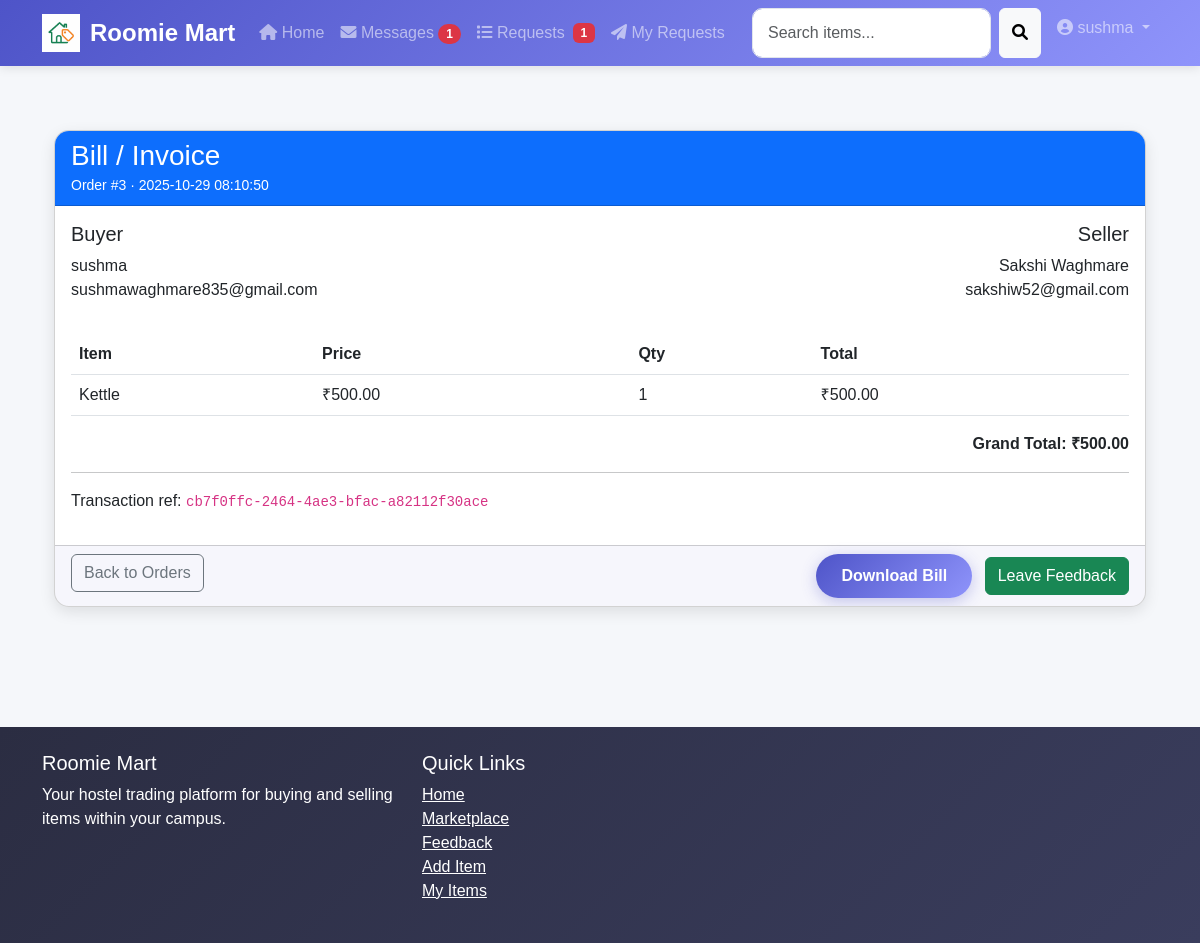
The app's page /orders/3 (signed in) with its own data.
### tables this page shows
CREATE TABLE users (
        id INTEGER PRIMARY KEY AUTOINCREMENT,
        name TEXT NOT NULL,
        email TEXT UNIQUE NOT NULL,
        password TEXT NOT NULL,
        phone TEXT,
        hostel TEXT,
        block TEXT,
        room TEXT,
        created_at TIMESTAMP DEFAULT CURRENT_TIMESTAMP
    );

CREATE TABLE orders (
        id INTEGER PRIMARY KEY AUTOINCREMENT,
        buyer_id INTEGER NOT NULL,
        seller_id INTEGER NOT NULL,
        item_id INTEGER NOT NULL,
        item_title TEXT,
        price REAL,
        quantity INTEGER DEFAULT 1,
        total REAL,
        transaction_ref TEXT,
        status TEXT DEFAULT 'completed',
        created_at TIMESTAMP DEFAULT CURRENT_TIMESTAMP,
        FOREIGN KEY (buyer_id) REFERENCES users (id),
        FOREIGN KEY (seller_id) REFERENCES users (id),
        FOREIGN KEY (item_id) REFERENCES items (id)
    );

### controllers/orders_controller.py (the view)
@orders_bp.route('/orders/<int:order_id>')
@login_required
def view_order(order_id):
    order = Order.get_order_by_id(order_id)
    if not order:
        flash('Order not found', 'error')
        return redirect(url_for('index'))
    uid = session.get('user_id')
    if uid != order['buyer_id'] and uid != order['seller_id']:
        flash('You do not have permission to view this bill', 'error')
        return redirect(url_for('index'))
    return render_template('order_bill.html', order=order)

### app.py (called while the page is built)
@app.context_processor
def inject_pending_request_count():
    user_id = session.get('user_id')
    pending_requests_count = 0
    if user_id:
        try:
            pending_requests_count = RequestModel.count_pending_requests_for_owner(user_id)
        except Exception:
            pending_requests_count = 0
    return dict(pending_requests_count=pending_requests_count)

@app.context_processor
def inject_current_user():
    if 'user_id' in session:
        user = SimpleNamespace(
            is_authenticated=True,
            id=session.get('user_id'),
            name=session.get('user_name'),
            email=session.get('user_email'),
            hostel=session.get('hostel'),
            block=session.get('block')
        )
    else:
        user = SimpleNamespace(is_authenticated=False)
    return {'current_user': user}

### database/db_connection.py (called while the page is built)
def get_db_connection():
    conn = None
    try:
        conn = sqlite3.connect(DATABASE_PATH)
        conn.row_factory = sqlite3.Row
        return conn
    except Error as e:
        print(e)
    return conn

### models/order_model.py (called while the page is built)
    @staticmethod
    def get_order_by_id(order_id):
        conn = get_db_connection()
        cur = conn.cursor()
        cur.execute('SELECT o.*, b.name as buyer_name, b.email as buyer_email, s.name as seller_name, s.email as seller_email FROM orders o JOIN users b ON o.buyer_id = b.id JOIN users s ON o.seller_id = s.id WHERE o.id = ?', (order_id,))
        row = cur.fetchone()
        conn.close()
        return row

### models/request_model.py (called while the page is built)
    @staticmethod
    def count_pending_requests_for_owner(owner_id):
        conn = get_db_connection()
        cur = conn.cursor()
        cur.execute('''
            SELECT COUNT(*) FROM requests
            WHERE owner_id = ? AND status = 'pending'
        ''', (owner_id,))
        count = cur.fetchone()[0]
        conn.close()
        return count

### utils/authentication.py (called while the page is built)
def login_required(f):
    @wraps(f)
    def decorated_function(*args, **kwargs):
        if 'user_id' not in session:
            flash('Please login to access this page', 'error')
            return redirect(url_for('auth_bp.login'))
        return f(*args, **kwargs)
    return decorated_function

### templates/order_bill.html (shortened to what this page needs)
{% extends 'base.html' %}
{% block content %}
<div class="container mt-4 mb-5">
    <div class="card">
        <div class="card-header bg-primary text-white">
            <h3 class="mb-0">Bill / Invoice</h3>
            <small>Order #{{ order.id }} &middot; {{ order.created_at }}</small>
        </div>
        <div class="card-body">
            <div class="row mb-3">
                <div class="col-md-6">
                    <h5>Buyer</h5>
                    <p>{{ order.buyer_name }}<br>{{ order.buyer_email }}</p>
                </div>
                <div class="col-md-6 text-end">
                    <h5>Seller</h5>
                    <p>{{ order.seller_name }}<br>{{ order.seller_email }}</p>
                </div>
            </div>
            <table class="table">
                <thead>
                    <tr>
                        <th>Item</th>
                        <th>Price</th>
                        <th>Qty</th>
                        <th>Total</th>
                    </tr>
                </thead>
                <tbody>
                    <tr>
                        <td>{{ order.item_title }}</td>
                        <td>₹{{ '%.2f'|format(order.price) }}</td>
                        <td>{{ order.quantity }}</td>
                        <td>₹{{ '%.2f'|format(order.total) }}</td>
                    </tr>
                </tbody>
            </table>
            <div class="text-end mt-3">
                <strong>Grand Total: ₹{{ '%.2f'|format(order.total) }}</strong>
            </div>
            <hr>
            <p>Transaction ref: <code>{{ order.transaction_ref }}</code></p>
        </div>
        <div class="card-footer d-flex justify-content-between">
            <div>
                <a href="{{ url_for('orders_bp.my_orders') }}" class="btn btn-outline-secondary">Back to Orders</a>
            </div>
            <div>
                {% if not download %}
                <a href="{{ url_for('orders_bp.download_order', order_id=order.id) }}" class="btn btn-primary">Download Bill</a>
                {% endif %}
                {% if current_user.is_authenticated and current_user.id == order.buyer_id and not download %}
                <a href="{{ url_for('feedback_bp.feedback_for_order', order_id=order.id) }}" class="btn btn-success ms-2">Leave Feedback</a>
                {% endif %}
            </div>
        </div>
    </div>
</div>
{% endblock %}

### templates/base.html (shortened to what this page needs)
<!DOCTYPE html>
<html lang="en">
<head>
    <link href="https://cdn.jsdelivr.net/npm/bootstrap@5.3.0-alpha1/dist/css/bootstrap.min.css" rel="stylesheet">
    <link rel="stylesheet" href="https://cdnjs.cloudflare.com/ajax/libs/font-awesome/6.0.0/css/all.min.css">
    <link rel="stylesheet" href="{{ url_for('static', filename='css/style.css') }}">
    <link rel="stylesheet" href="{{ url_for('static', filename='css/animation.css') }}">
    <link rel="stylesheet" href="{{ url_for('static', filename='css/messaging.css') }}">
</head>
<body>
    <nav class="navbar navbar-expand-lg navbar-dark bg-primary sticky-top">
        <div class="container">
            <a class="navbar-brand d-flex align-items-center" href="{{ url_for('index') }}">
                <img src="{{ url_for('static', filename='images/pg logo.png') }}" alt="Roomie Mart" style="height:38px; width:auto; object-fit:contain; margin-right:10px;">
                <span class="navbar-brand-text">Roomie Mart</span>
            </a>
            <div class="collapse navbar-collapse" id="navbarNav">
                <ul class="navbar-nav me-auto">
                    <li class="nav-item">
                        <a class="nav-link" href="{{ url_for('index') }}"><i class="fas fa-home"></i> Home</a>
                    </li>
                    {% if session.get('user_id') %}
                    <li class="nav-item">
                        <a class="nav-link" href="{{ url_for('message_bp.messages') }}">
                            <i class="fas fa-envelope"></i> Messages
                            <span id="unread-badge" class="badge bg-danger rounded-pill" style="display: none;"></span>
                        </a>
                    </li>
                    <li class="nav-item">
                        <a class="nav-link d-flex align-items-center justify-content-between" href="{{ url_for('requests_bp.owner_requests') }}">
                            <span><i class="fas fa-list"></i> Requests</span>
                            {% if pending_requests_count > 0 %}
                                <span class="badge bg-danger ms-2">{{ pending_requests_count }}</span>
                            {% endif %}
                        </a>
                    </li>
                    <li class="nav-item">
                        <a class="nav-link" href="{{ url_for('requests_bp.my_requests') }}"><i class="fas fa-paper-plane"></i> My Requests</a>
                    </li>
                    {% endif %}
                </ul>
                <div class="d-flex">
                    <form class="d-flex me-2" action="{{ url_for('item_bp.search') }}" method="GET">
                        <input class="form-control me-2" type="search" name="query" placeholder="Search items...">
                        <button class="btn btn-light" type="submit"><i class="fas fa-search"></i></button>
                    </form>
                    <ul class="navbar-nav">
                        {% if session.get('user_id') %}
                        <li class="nav-item dropdown">
                            <a class="nav-link dropdown-toggle" href="#" id="navbarDropdown" role="button" data-bs-toggle="dropdown">
                                <i class="fas fa-user-circle"></i> {{ session.get('user_name', 'User') }}
                            </a>
                        </li>
                        {% else %}
                        <li class="nav-item">
                            <a class="nav-link btn btn-primary text-white" href="{{ url_for('auth_bp.register') }}"><i class="fas fa-user-plus"></i> Register</a>
                        </li>
                        {% endif %}
                    </ul>
                </div>
            </div>
        </div>
    </nav>
    <main class="container py-4">
        {% block content %}{% endblock %}
    </main>
    <footer class="bg-dark text-white py-4 mt-5">
        <div class="container">
            <div class="row">
                <div class="col-md-4">
                    <h5>Roomie Mart</h5>
                    <p>Your hostel trading platform for buying and selling items within your campus.</p>
                </div>
                <div class="col-md-4">
                    <h5>Quick Links</h5>
                    <ul class="list-unstyled">
                        <li><a href="{{ url_for('index') }}" class="text-white">Home</a></li>
                        <li><a href="{{ url_for('item_bp.marketplace') }}" class="text-white">Marketplace</a></li>
                        <li><a href="{{ url_for('feedback_bp.feedback') }}" class="text-white">Feedback</a></li>
                        {% if session.get('user_id') %}
                        <li><a href="{{ url_for('item_bp.add_item') }}" class="text-white">Add Item</a></li>
                        <li><a href="{{ url_for('item_bp.my_items') }}" class="text-white">My Items</a></li>
                        {% endif %}
                    </ul>
                </div>
            </div>
        </div>
    </footer>
</body>
</html>

### static/css/style.css (style rules this page uses)
:root { --primary-color: #4e54c8; --secondary-color: #8f94fb; --accent-color: #ff6b6b; --light-color: #f8f9fa; --dark-color: #343a40; --success-color: #28a745; --info-color: #17a2b8; --warning-color: #ffc107; --danger-color: #dc3545; }
body { font-family: 'Poppins', sans-serif; background-color: #f5f7fa; color: #333; }
.navbar { box-shadow: 0 2px 10px rgba(0, 0, 0, 0.1); background: linear-gradient(135deg, var(--primary-color), var(--secondary-color)) !important; }
.navbar-brand { font-weight: 700; font-size: 1.5rem; display: flex; align-items: center; }
.navbar-brand-text { font-weight: 700; font-size: 1.5rem; color: #fff; line-height: 1; }
.card { border-radius: 15px; overflow: hidden; box-shadow: 0 5px 15px rgba(0, 0, 0, 0.1); transition: transform 0.3s ease, box-shadow 0.3s ease; margin-bottom: 20px; }
.card-footer { background-color: rgba(78, 84, 200, 0.05); }
.btn-primary { background: linear-gradient(135deg, var(--primary-color), var(--secondary-color)); border: none; border-radius: 30px; padding: 10px 25px; font-weight: 600; box-shadow: 0 4px 15px rgba(78, 84, 200, 0.3); transition: all 0.3s ease; }
.form-control { border-radius: 10px; padding: 12px 15px; border: 1px solid #e1e5eb; transition: all 0.3s ease; }
footer { background: linear-gradient(135deg, #2b2d42, #3a3d5d); }

### static/css/messaging.css (style rules this page uses)
.badge { animation: pulse 2s infinite; }

### records on screen
users: get "sushma", buyer_name "sushma", buyer_email "sushmawaghmare835@gmail.com"
orders: id "3", created_at "2025-10-29 08:10:50", item_title "Kettle", price "500.00", quantity "1", total "500.00", transaction_ref "cb7f0ffc-2464-4ae3-bfac-a82112f30ace"
users: seller_name "Sakshi Waghmare", seller_email "sakshiw52@gmail.com"

### other values on screen
{{ pending_requests_count }} "1"
